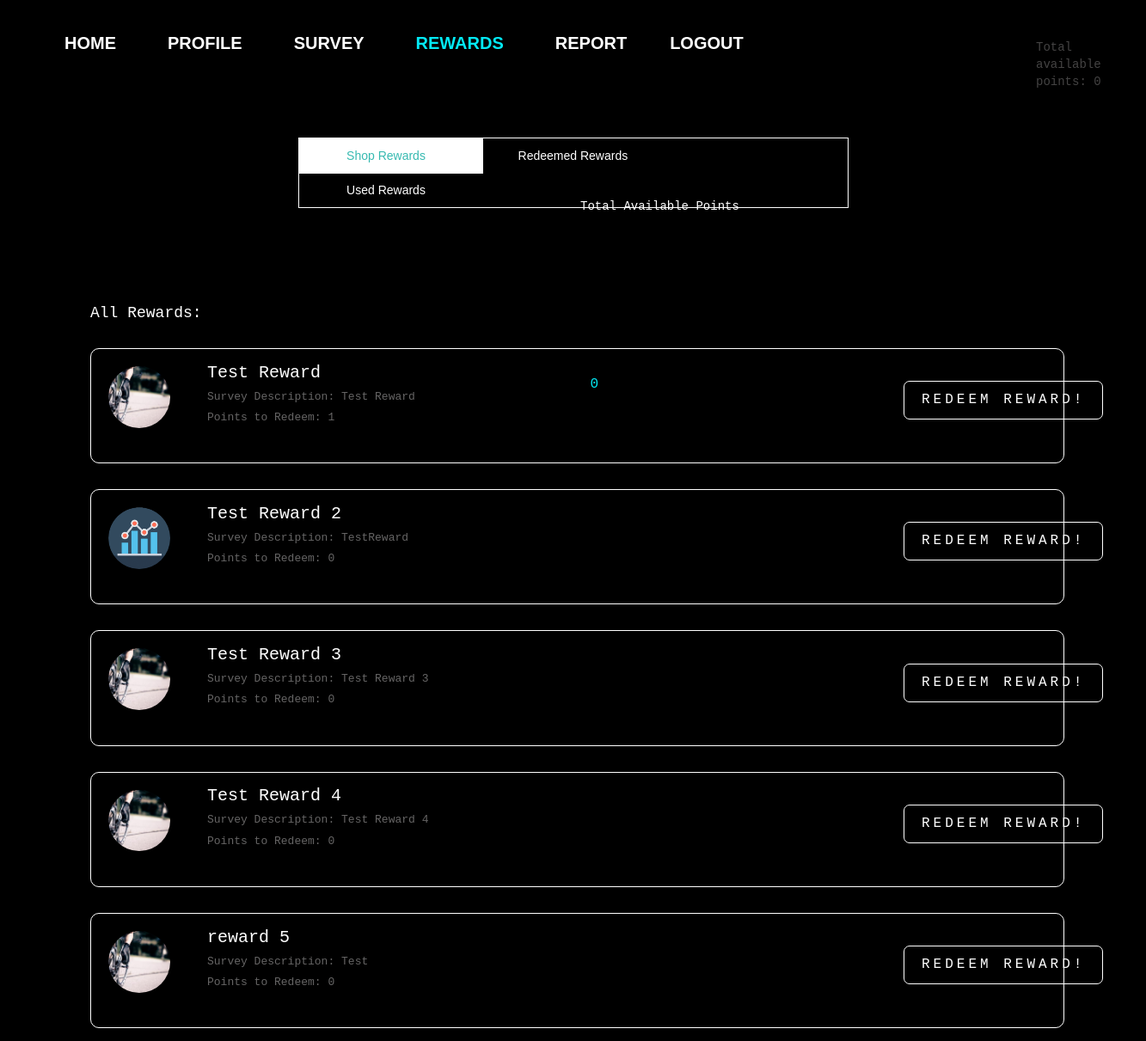
Page /shoprewards/ (signed in) on the committed database.
### survey/models.py (models this page shows, shortened)
class TotalPoints(models.Model):
    user = models.ForeignKey(to=User, null=True, on_delete=models.SET_NULL,blank=True)
    points = models.IntegerField(default=0)

class Reward(models.Model):
    rewardtitle = models.CharField('Title', max_length=255)
    rewarddescription = models.CharField('Reward Description',max_length=5000)
    reward_pic = models.ImageField(upload_to='reward_pics', blank=True)
    requiredpoints = models.IntegerField(default=12)

### survey/views.py (the view)
# urls.py: path('shoprewards/', survey_views.shoprewards_view, name='shoprewards'),
@login_required
def shoprewards_view(request):
    context={
        'displayedpoints': TotalPoints.objects.get_or_create(user=request.user),
        'displayedrewards':Reward.objects.all()
    }
    return render(request, 'survey/shoprewards.html', context)

### survey/templates/survey/shoprewards.html (shortened to what this page needs)
{% extends "survey/base.html" %}
{% load static %}
{% block css %}
<link rel="stylesheet" type="text/css" href="{% static 'survey/rewards.css' %}">
{% endblock %}
{% block navbar %}
<div class="nav_box">
<header class="navbarheader">
<div class=nav>
  <ul class=navbarlist>
    <a href="{% url 'survey:dashboard' %}" role="button">Home</a>
    <a href="{% url 'accounts:profile' %}" role="button">Profile</a>
    <a href="{% url 'survey:survey' %}" role="button" >Survey</a>
    <a href="{% url 'survey:shoprewards' %}" role="button" class="active">Rewards</a>
    <a href="{% url 'survey:report' %}" role="button" >Report</a>
    <a href="{% url 'logout' %}" id="logout">Logout</a>
  </ul>
</div>
</header>
</div>
{% endblock %}
{% block body_block %}
<div class="box submit-button">
  <a href="#" id="update-button">
      {% for user in displayedpoints %}
   {{user.points}}
{% endfor %}
  </a>
</div>
<div class="points">
    Total available points:
  {% for user in displayedpoints %}
    {{user.points}}
  {% endfor %}
</div>
<section>
  <nav>
    <div></div>
    <ul>
      <li onclick="window.location.href='/shoprewards'" class="active1">
      Shop Rewards
      </li>
      <li onclick="window.location.href='/redeemedrewards'">
      Redeemed Rewards
    </li>
    <li onclick="window.location.href='/usedrewards'">
      Used Rewards
    </li>
    </ul>
  </nav>
</section>
<div class="reward">
  <div class="totalptshead">
    Total Available Points
  </div>
<h2>
  All Rewards:
{% for reward in displayedrewards %}
<div class="indiv">
  <div class="uh-image">
    <img class="uh-image-inner" src="{{reward.reward_pic.url}}">
  </div>
  <div class="title">
  {{reward.rewardtitle}}
  </div>
<div class="des">
  Survey Description:
  {{reward.rewarddescription}}
</div>
<div class="pts">
  Points to Redeem:
  {{reward.requiredpoints}}
</div>
<div class="btns">
   <a class="btn" href="{% url 'survey:redeem_update' pk=reward.pk %}" >Redeem Reward!</a>
</div>
</div>
{% endfor %}
</h2>
</div>
{% endblock %}

### survey/templates/survey/base.html (shortened to what this page needs)
{%load static%}
<!DOCTYPE html>
<html>
  <head>
    <link rel="stylesheet" href="https://maxcdn.bootstrapcdn.com/bootstrap/3.3.7/css/bootstrap.min.css">
    <link rel="stylesheet" type="text/css" href="{% static 'survey/base.css' %}">
    <link rel="stylesheet" type="text/css" href="{% static 'survey/nav.css' %}">
    {% block css %}
    {% endblock %}
  </head>
  {% block navbar %}
  {% endblock %}
  <br></br>
  <br></br>
  <br></br>
  <body id="stars stars2 stars3">
    {% block body_block %}
    {% endblock %}
  </body>
</html>

### survey/static/survey/base.css (style rules this page uses)
html { height: 100%; }
body { background: #000000; margin: auto; font-family: "Trebuchet MS", monospace; }
div { padding:5px; }

### survey/static/survey/nav.css (style rules this page uses)
.navbarheader { color: white; display: flex; align-items: center; justify-content: center; overflow: hidden; display: flex; align-items: center; justify-content: center; flex-direction: row; height:100px; position:fixed; }
nav { display: flex; justify-content: center; }
.navbarlist { display: flex; list-style-type: none; }
.navbarlist a { margin: 10px 30px; position: relative; color: white; font-family: 'Oswald', sans-serif; font-size: 20px; font-weight: bold; text-transform: uppercase; text-decoration: none; }
.navbarlist a:before { position: absolute; bottom: -2px; content: ''; width: 100%; height: 3px; background: #03e9f4; transform: translateX(-100%); opacity: 0; }
.navbarlist .active { color: #03e9f4; }
#logout { margin-left: 20px; }

### survey/static/survey/rewards.css (style rules this page uses)
.points { margin-top:-90px; margin-left: 1200px; color:rgb(68, 67, 67); }
.reward { margin-left: 100px; color:white; }
.totalptshead { margin-left:565px; }
.indiv { font-size: small; border: 1px solid #fff; margin-top: 30px; padding-left:100px; padding-top: 20px; margin-right: 90px; border-radius: 10px; }
.title { margin-left: 30px; font-size:20px; font-style: bold; }
.des { margin-left: 30px; color: rgb(102, 101, 101); }
.pts { margin-left: 30px; color: rgb(102, 101, 101); }
h2 { font-size: large; margin-top: 100px; }
section { position:relative; width:640px; margin:50px auto; }
nav { width:100%; }
nav ul li { display:inline-block; list-style:none; width:215px; text-align:center; font-family:Helvetica, sans-serif; border: 1px dashed rgba(255,255,255, 0); color:#fff; padding:10px 10px 10px 0; margin:-1px -5px -1px -1px; cursor:pointer; transition:all .2s; -webkit-transition:all .2s; }
a { color:white; }
nav ul { border: 1px solid #fff; position:absolute; width:100%; padding:0; z-index:100; }
.active1 { color:rgba(55, 186, 177, 1); background: #fff; }
.btns { margin-top:-100px; margin-left: 800px; }
.btn { color: #FFFFFF; border: 1.5px solid #FFFFFF; border-radius: 7px; position: relative; display: inline-block; padding: 10px 20px; margin: 40px; font-size: 16px; text-decoration: none; text-transform: uppercase; letter-spacing: 4px; transition: 0.5s; }
.uh-image { margin-left: -80px; margin-bottom: -80px; width: 7%; border-radius: 50%; border: 5px solid var(--white); overflow: hidden; position: relative; display: flex; justify-content: center; align-items: center; cursor: pointer; }
.uh-image:after { content: ""; display: block; padding-bottom: 100%; }
.uh-image-inner { width: 100%; height: 100%; position: absolute; object-fit: cover; }
.box { position: absolute; top: 50%; left: 50%; padding: 0px; transform: translate(-50%, -50%); background: rgba(0, 0, 0, 0.753); box-sizing: border-box; box-shadow: 0 15px 25px rgba(0,0,0,.6); border-radius: 0px; margin-top: 20px; }
.box a { display: inline-block; padding: 10px 120px; color: #03e9f4; font-size: 16px; text-decoration: none; text-transform: uppercase; overflow: hidden; transition: .5s; letter-spacing: 4px }
#update-button { position: absolute; margin-top:-200px; margin-left: -100px; margin-bottom: 100px; }

### rows in the picture
TotalPoints: points "0"
Reward: reward_pic (picture), rewardtitle "Test Reward", rewarddescription "Test Reward", requiredpoints "1"
Reward: reward_pic (picture), rewardtitle "Test Reward 2", rewarddescription "TestReward", requiredpoints "0"
Reward: reward_pic (picture), rewardtitle "Test Reward 3", rewarddescription "Test Reward 3", requiredpoints "0"
Reward: reward_pic (picture), rewardtitle "Test Reward 4", rewarddescription "Test Reward 4", requiredpoints "0"
Reward: reward_pic (picture), rewardtitle "reward 5", rewarddescription "Test", requiredpoints "0"
